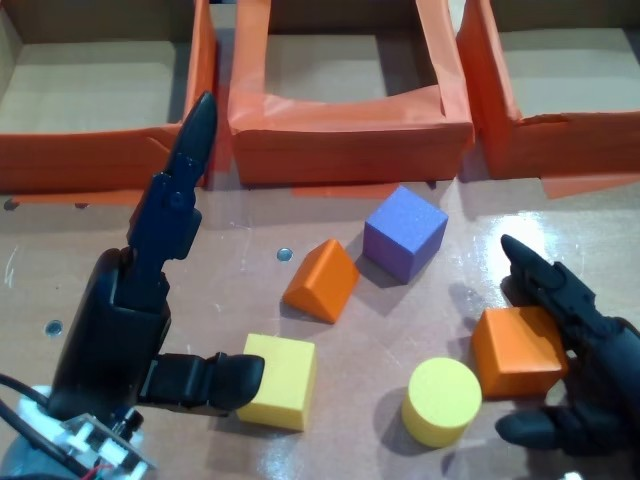
#> input picture aaltonomous/brain/testdata/drop2_00100.jpg, 640 x 480 px
$ python -i lid.py   (imports and definitions only)
#> lines starting #> are read from the running program, lines starting #| are printed output that depends on the picture; after the words box and inside, x2 and y2 are one past the last pixel; in counts of white or black regions, pixels touching at a corner belong together
#> further down, picture is the input picture: shape (480, 640, 3); mean B, G, R 97, 101.2, 112.9
### aaltonomous/brain/colors.py
"""Find every object on the table in a camera image and name its colour (OpenCV, no model).

    objs = find_objects(bgr)          # -> [Obj(color, x, y, w, h, area, cx, cy), ...]  pixels, image coordinates
    cv2.imwrite("out.jpg", annotate(bgr, objs))
    python -m aaltonomous.brain.colors image.jpg [out.jpg]

How: the table is the most common colour in the image; a pixel belongs to an object if its colour is far from the
table's (brightness ignored, so shadows and glare stay "table"). Its hue gives the colour name (HUES). A blob whose
well-lit pixels are nearly all one colour is that colour, shaded faces too. Blobs the size of one object are
objects; blobs of two or three (same-coloured objects that touch: too big or not convex) are split; bigger or
hollow ones (the bins) are dropped, with same-coloured pieces in their image rows. Sizes are fractions of the image
area and assume the robot's head-camera view of the whole table: from far away a bin can look object-sized.

Black and white have no hue: they are only looked for with achromatic=True, and without depth the robot's own
black hands can look like black objects.
"""
from dataclasses import dataclass

import cv2
import numpy as np

from aaltonomous.brain.match import NEAR

# colour name -> OpenCV hue range (0-179). Red wraps around.
HUES = [("red", 0, 8), ("orange", 9, 19), ("yellow", 20, 52), ("green", 53, 85), ("cyan", 86, 104), ("blue", 105, 128),
        ("purple", 129, 150), ("pink", 151, 169), ("red", 170, 179)]
BGR = {"red": (0, 0, 255), "orange": (0, 140, 255), "yellow": (0, 255, 255), "green": (0, 200, 0), "cyan": (255, 255, 0),
       "blue": (255, 0, 0), "purple": (200, 0, 150), "pink": (180, 105, 255), "black": (0, 0, 0),
       "white": (255, 255, 255)}


@dataclass
class Obj:
    color: str
    x: int
    y: int
    w: int
    h: int
    area: int
    cx: float
    cy: float


def color_masks(bgr, min_dist=24, v_min=40, achromatic=False):
    """{colour name: uint8 mask}. A pixel belongs to an object if its colour is far from the table's colour
    (the most common colour in the image), measured without brightness so shadows and glare stay "table"."""
#> called with min_dist = 24, v_min = 40, achromatic = False
    h, s, v = cv2.split(cv2.cvtColor(bgr, cv2.COLOR_BGR2HSV))
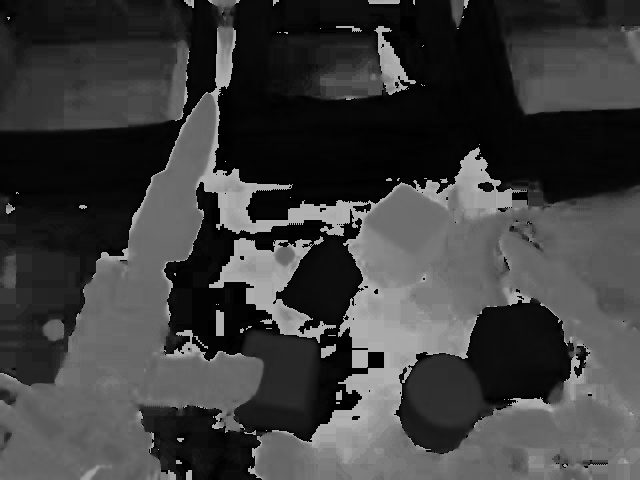
#> h: shape (480, 640); min 0, max 179, mean 61.7
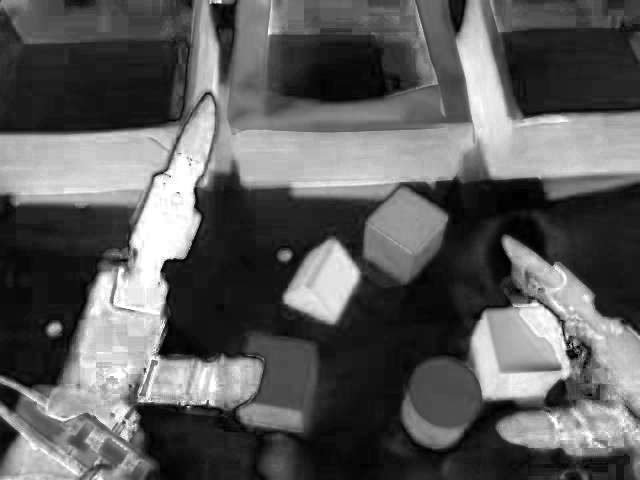
#> s: shape (480, 640); min 0, max 255, mean 92.5
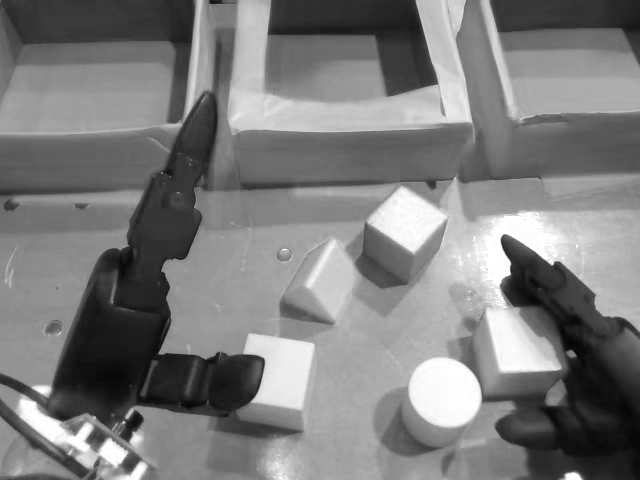
#> v: shape (480, 640); min 3, max 255, mean 124.6
    lab = cv2.cvtColor(bgr, cv2.COLOR_BGR2LAB)
#> lab: shape (480, 640, 3); mean of channels 0, 1, 2 110.7, 133.7, 133
    ta, tb = np.unravel_index(cv2.calcHist([lab], [1, 2], None, [64, 64], [0, 256, 0, 256]).argmax(), (64, 64))
#> ta = 33; tb = 32
    vivid = (np.hypot(lab[..., 1] - (ta * 4. + 2), lab[..., 2] - (tb * 4. + 2)) >= min_dist) & (v >= v_min)
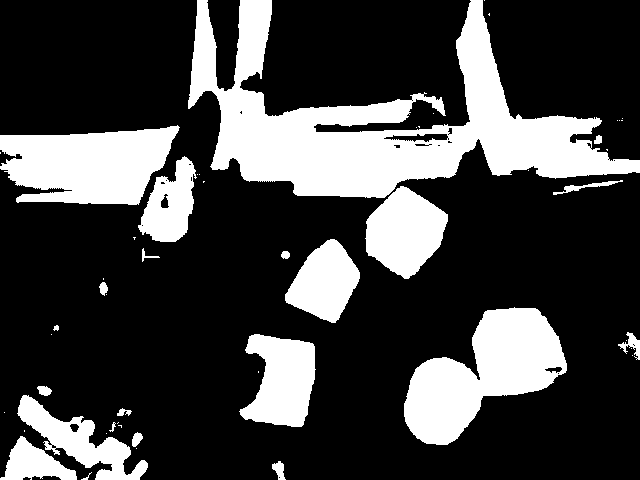
#> vivid: shape (480, 640) bool; 25.9% white; 51 white regions (29 under 20 px), largest, box (x1, y1, x2, y2) and area: (188, 0, 640, 198) 33597, (404, 307, 567, 445) 11823, (0, 125, 180, 205) 10339
    out = {}
    for name, lo, hi in HUES:
        out[name] = out.get(name, 0) | (vivid & (h >= lo) & (h <= hi)).astype(np.uint8)
#> after the loop, out = 8 items
    if achromatic:
        out["black"] = (v < 45).astype(np.uint8)
        out["white"] = ((s < 30) & (v > 215)).astype(np.uint8)
    return out


# [80 lines left out: functions _split, find_objects, annotate, load, not called in this run]


# [8 lines that do not run on import are left out]

### aaltonomous/brain/lid.py
"""Rung 3: find the lid with the shaped holes in the head camera image, and where each hole is in the robot frame.

    lid = find_lid(bgr, T)      # T: camera pose (calibrate.fit_camera; None = design pose; False = not the robot's
                                #    camera, e.g. a phone photo: image positions only). None: no lid in view.
    lid.box                     # 'left' / 'center' / 'right'
    lid.z                       # height of the lid's top face (robot frame, m)
    lid.hole("cube")            # Hole(shape, u, v, x, y, yaw, size, filled), or None if that hole is not fully in view
    lid.pairs                   # {('left', 'cube'): Hole, ...}: each hole named (box, shape)
    python -m aaltonomous.brain.lid image.jpg [out.jpg]

How it works, with no depth camera and no fixed layout (the box and lid can be turned, the lid can lie anywhere
between the box floor and its rim):
- Boxes: strongly orange regions (the table's orange tint is weaker). Inside each box the pixels are split into two
  colour groups; a group is the lid if it forms one solid plate enclosing hole-shaped patches (box floor seen through
  the holes). The lid's own colour does not matter (white, black, ...).
- Height: the lid is 20 cm wide. Traced back onto the table plane its outline looks wider the higher it lies (closer
  to the camera), so its width gives its height. If part of the lid is hidden, the holes' measured sizes are used instead.
- Hole shape: the outline is traced back onto the lid plane (taking out the camera's slant); a circle has every edge
  point equally far from its centre, a square fills its tightest rectangle (~0.95), a triangle does not (~0.65).
- yaw (rad, about the robot's z axis, from x towards y): square = direction of one edge, 0-90 deg; triangle =
  direction from its centre to a corner, 0-120 deg; circle = 0. Turn the object to the same yaw (modulo 90 / 120 deg).
"""
from dataclasses import dataclass

import cv2
import numpy as np

from aaltonomous.brain.calibrate import CAL, TABLE_Z, bins
from aaltonomous.brain.colors import color_masks

LID = 0.20                                  # lid 20 x 20 x 1 cm (measured)
HOLE = {"cube": 0.0625, "cylinder": 0.06, "prism": 0.0635}   # measured: square side 6-6.5 cm, circle diameter 6 cm,
                                                             # triangle 5-6 cm tall (5.5 cm tall = 6.35 cm side)
TYPICAL = {"cylinder": (1.05, 0.8), "cube": (1.37, 0.97), "prism": (1.7, 0.63)}   # (roundness, fill)
W_L = 0.25               # weight of lightness against colour when splitting a box's inside into two groups


@dataclass
class Hole:
    shape: str
    u: float                  # image position (px)
    v: float
    x: float = None           # robot frame (m); None without a camera pose
    y: float = None
    yaw: float = None
    size: float = None        # square side / circle diameter / triangle side (m): ~0.06
    filled: bool = False      # something coloured (an object) is in the hole


@dataclass
class Lid:
    box: str
    z: float
    holes: list
    outline: np.ndarray       # image outline of the visible lid

    def hole(self, shape):
        return next((h for h in self.holes if h.shape == shape), None)

    # [4 lines left out: function pairs, not called in this run]


def boxes(bgr):
    """[(tape mask, [convex outline of each box])], from two ways of finding the boxes' orange tape:
    - the reddest thing in view: the redness (Lab a) that best splits the reddish pixels in two (Otsu) separates it from
      the table and the cardboard, whatever the camera's colours;
    - strongly saturated orange: also finds tape washed out by bright light, but can take in a strongly lit table.
    The lid search tries both; the one finding a lid with more holes wins."""
    a, c = cv2.cvtColor(bgr, cv2.COLOR_BGR2Lab)[..., 1], color_masks(bgr)
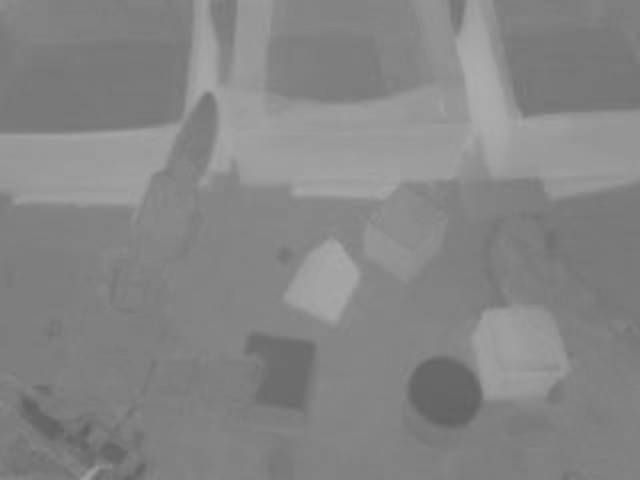
#> a: shape (480, 640); min 98, max 173, mean 133.7
    out = []
    for m in (a > cv2.threshold(a[a > 138].reshape(-1, 1), 0, 255, cv2.THRESH_BINARY + cv2.THRESH_OTSU)[0],
              ((c["orange"] | c["red"]) > 0) & (cv2.cvtColor(bgr, cv2.COLOR_BGR2HSV)[..., 1] > 130)):
        m = cv2.morphologyEx(m.astype(np.uint8), cv2.MORPH_CLOSE, np.ones((5, 5), np.uint8))
        out.append((m, [cv2.convexHull(c) for c in cv2.findContours(m, cv2.RETR_EXTERNAL, cv2.CHAIN_APPROX_SIMPLE)[0]
                        if cv2.contourArea(c) > 0.02 * m.size]))
#> this loop made 2 passes
#> pass 1, in boxes, `m = cv2.morphologyEx(m.astype(np.uint8), cv2.MORPH_CLOSE, np.ones((5, ..`:
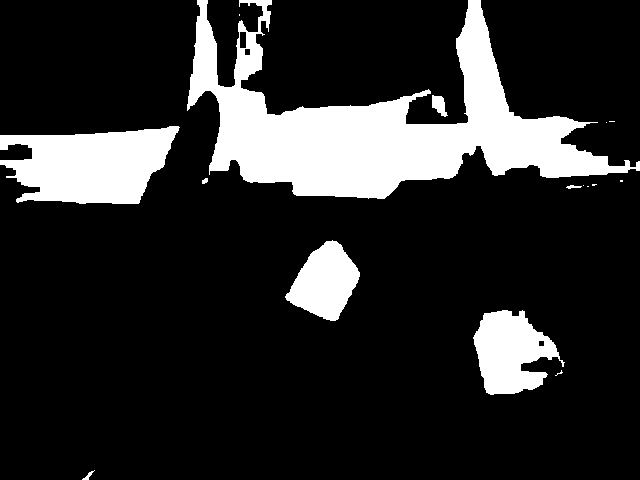
#> m: shape (480, 640); values 0 (black) and 1 (white), 16.9% white; 16 white regions (8 under 20 px), largest, box (x1, y1, x2, y2) and area: (187, 0, 640, 199) 33280, (0, 126, 180, 204) 9893, (473, 310, 565, 395) 4848
#> pass 2, in boxes, `m = cv2.morphologyEx(m.astype(np.uint8), cv2.MORPH_CLOSE, np.ones((5, ..`:
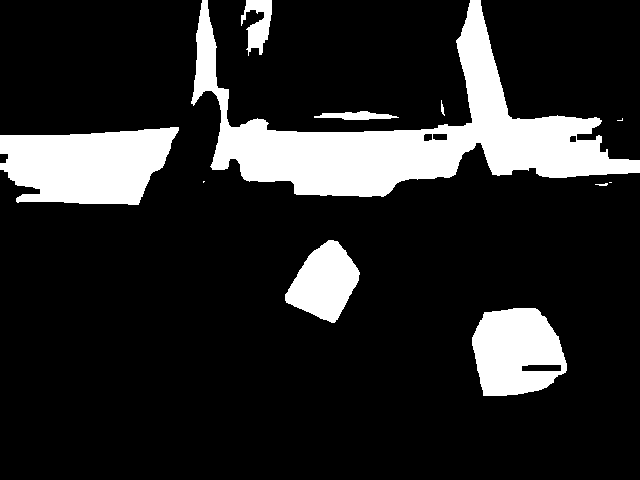
#> m: shape (480, 640); values 0 (black) and 1 (white), 15.9% white; 11 white regions (3 under 20 px), largest, box (x1, y1, x2, y2) and area: (191, 0, 640, 197) 26687, (0, 127, 179, 205) 10508, (472, 308, 567, 396) 6379
#> after the loop, out = 2 items
    return out


# [120 lines left out: functions shape_of, to_plane, _plates, _measure, find_lid, draw, not called in this run]


# [11 lines not run here, left out]

>>> import cv2
>>> picture = cv2.imread('testdata/drop2_00100.jpg')
>>> result = boxes(picture)
#> result = 2 items

$ run again, on aaltonomous/brain/testdata/drop2_05500.jpg
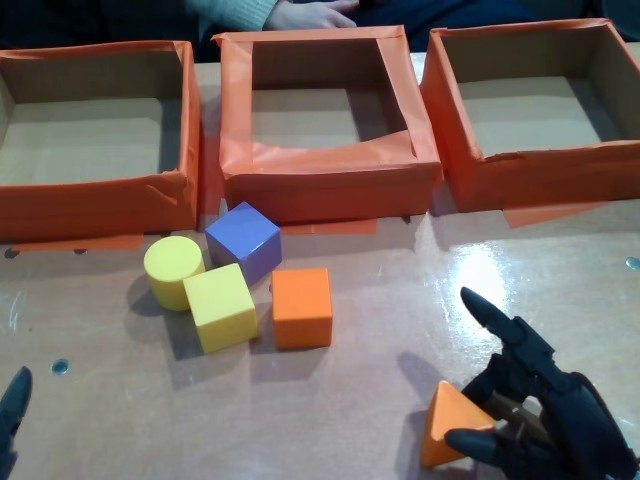
#> input picture aaltonomous/brain/testdata/drop2_05500.jpg, 640 x 480 px
#> picture is the input picture: shape (480, 640, 3); mean B, G, R 98.3, 103.4, 117
#> lab: shape (480, 640, 3); mean of channels 0, 1, 2 113.3, 133.8, 133.9
#> ta = 32; tb = 31
#> in color_masks, `vivid = (np.hypot(lab[..., 1] - (ta * 4. + 2), lab[..., 2] - (tb * 4. ..`:
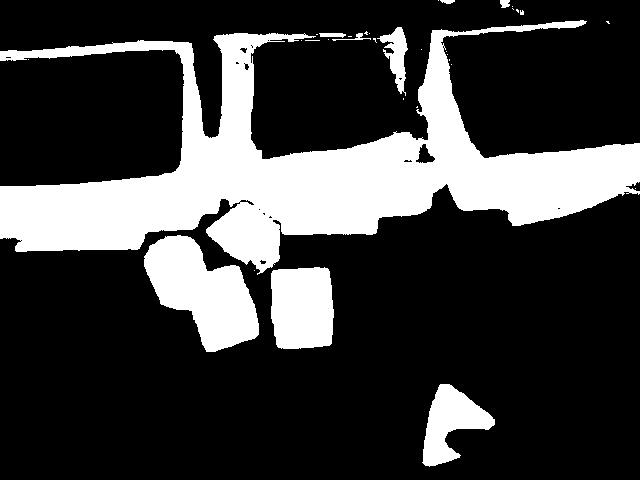
#> vivid: shape (480, 640) bool; 24.1% white; 33 white regions (24 under 20 px), largest, box (x1, y1, x2, y2) and area: (0, 20, 640, 275) 57329, (144, 235, 259, 352) 7721, (271, 267, 334, 349) 4728
#> after the loop in color_masks, `for name, lo, hi in HUES:`: out = 8 items
#> the loop in boxes, `for m in (a > cv2.threshold(a[a > 138].reshape(-1, 1), 0, 255, cv2.THR..` made 2 passes
#> pass 2, in boxes, `m = cv2.morphologyEx(m.astype(np.uint8), cv2.MORPH_CLOSE, np.ones((5, ..`:
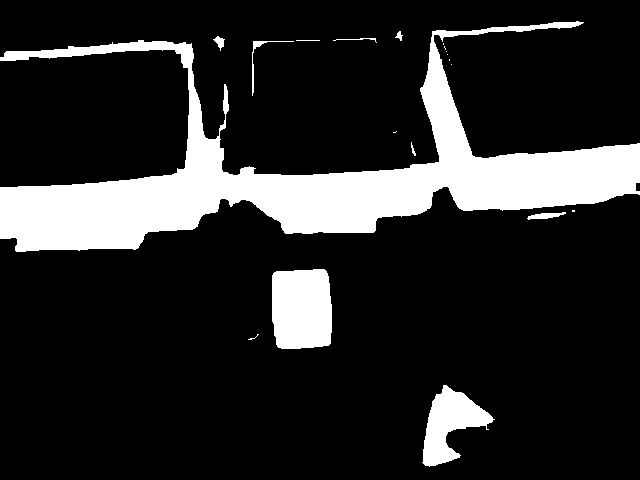
#> m: shape (480, 640); values 0 (black) and 1 (white), 16.3% white; 19 white regions (9 under 20 px), largest, box (x1, y1, x2, y2) and area: (0, 21, 640, 252) 42130, (272, 269, 332, 349) 4479, (422, 385, 495, 467) 2840
#> after the loop in boxes, `for m in (a > cv2.threshold(a[a > 138].reshape(-1, 1), 0, 255, cv2.THR..`: out = 2 items

$ run again, on aaltonomous/brain/testdata/drop2_07900.jpg
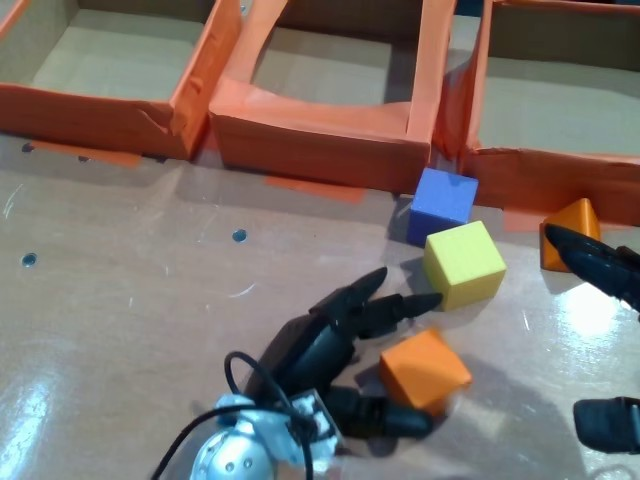
#> input picture aaltonomous/brain/testdata/drop2_07900.jpg, 640 x 480 px
#> picture is the input picture: shape (480, 640, 3); mean B, G, R 107.4, 113.1, 122.7
#> lab: shape (480, 640, 3); mean of channels 0, 1, 2 122.8, 132.4, 133.6
#> ta = 32; tb = 33
#> in color_masks, `vivid = (np.hypot(lab[..., 1] - (ta * 4. + 2), lab[..., 2] - (tb * 4. ..`:
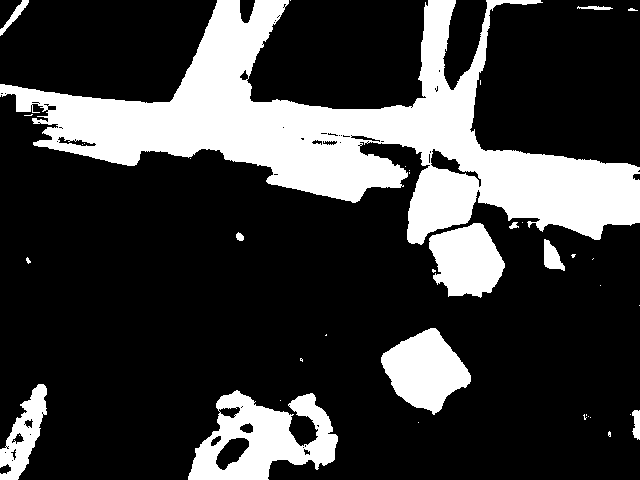
#> vivid: shape (480, 640) bool; 23.7% white; 39 white regions (26 under 20 px), largest, box (x1, y1, x2, y2) and area: (0, 0, 640, 245) 53314, (188, 390, 338, 480) 7364, (381, 328, 471, 415) 4725
#> after the loop in color_masks, `for name, lo, hi in HUES:`: out = 8 items
#> the loop in boxes, `for m in (a > cv2.threshold(a[a > 138].reshape(-1, 1), 0, 255, cv2.THR..` made 2 passes
#> pass 2, in boxes, `m = cv2.morphologyEx(m.astype(np.uint8), cv2.MORPH_CLOSE, np.ones((5, ..`:
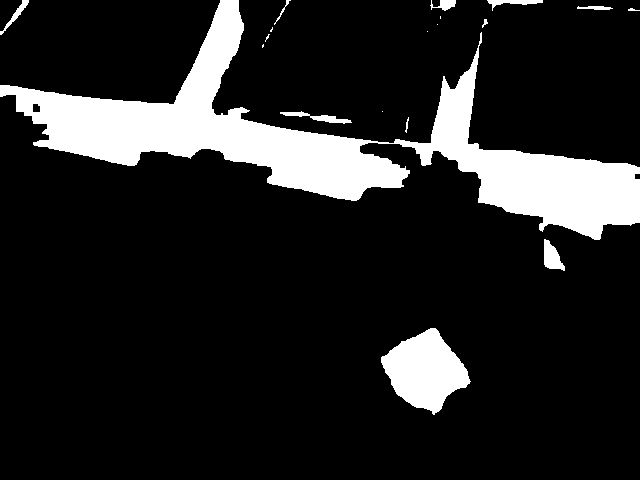
#> m: shape (480, 640); values 0 (black) and 1 (white), 14.2% white; 19 white regions (7 under 20 px), largest, box (x1, y1, x2, y2) and area: (0, 0, 640, 240) 37459, (381, 328, 471, 415) 4638, (544, 239, 565, 271) 400
#> after the loop in boxes, `for m in (a > cv2.threshold(a[a > 138].reshape(-1, 1), 0, 255, cv2.THR..`: out = 2 items

$ run again, on aaltonomous/brain/testdata/drop2_10900.jpg
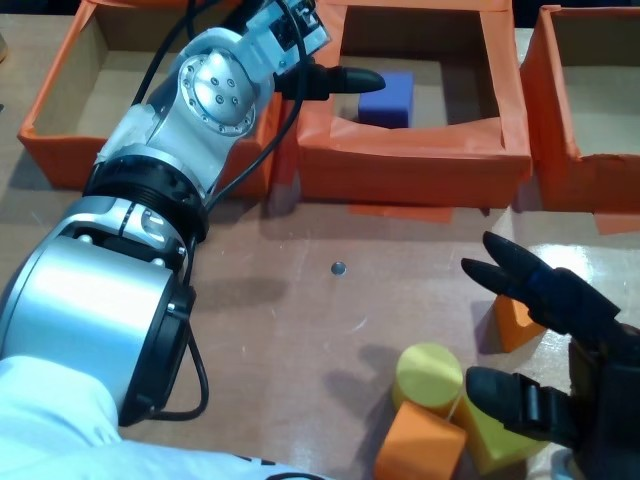
#> input picture aaltonomous/brain/testdata/drop2_10900.jpg, 640 x 480 px
#> picture is the input picture: shape (480, 640, 3); mean B, G, R 104.1, 104.7, 102.8
#> lab: shape (480, 640, 3); mean of channels 0, 1, 2 111.4, 130, 129.7
#> ta = 33
#> vivid: shape (480, 640) bool; 32.5% white; 67 white regions (38 under 20 px), largest, box (x1, y1, x2, y2) and area: (0, 193, 313, 480) 36970, (260, 17, 640, 221) 22847, (97, 0, 326, 200) 18879
#> after the loop in color_masks, `for name, lo, hi in HUES:`: out = 8 items
#> the loop in boxes, `for m in (a > cv2.threshold(a[a > 138].reshape(-1, 1), 0, 255, cv2.THR..` made 2 passes
#> pass 2, in boxes, `m = cv2.morphologyEx(m.astype(np.uint8), cv2.MORPH_CLOSE, np.ones((5, ..`:
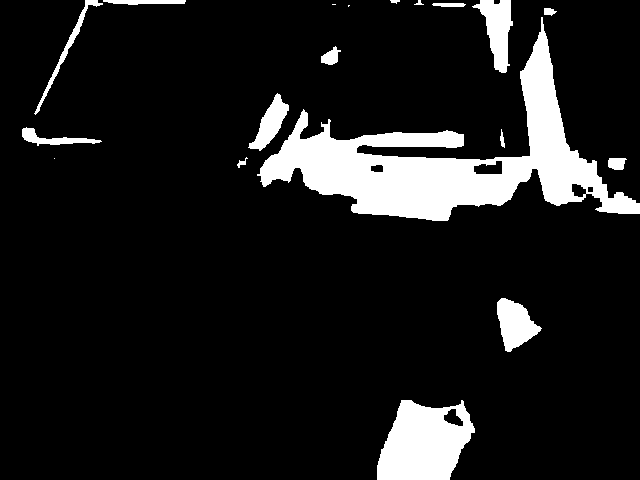
#> m: shape (480, 640); values 0 (black) and 1 (white), 11% white; 19 white regions (3 under 20 px), largest, box (x1, y1, x2, y2) and area: (257, 17, 640, 221) 21935, (377, 400, 475, 480) 5648, (472, 0, 513, 73) 1530
#> after the loop in boxes, `for m in (a > cv2.threshold(a[a > 138].reshape(-1, 1), 0, 255, cv2.THR..`: out = 2 items
